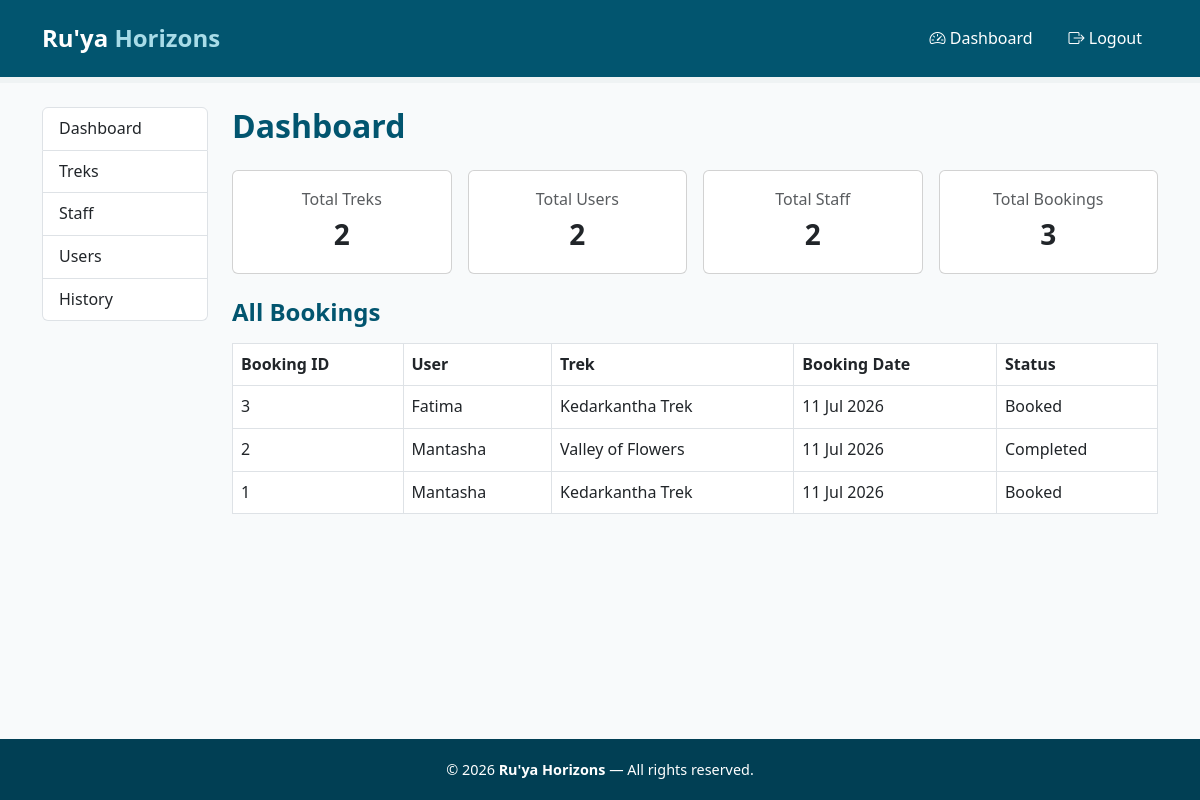
The app's page /admin/dashboard (signed in) with its own data.
### models.py (models this page shows)
class Booking(db.Model):
    __tablename__ = 'booking'
    id = db.Column(db.Integer, primary_key=True)
    user_id = db.Column(db.Integer, db.ForeignKey('user.id'), nullable=False)
    trek_id = db.Column(db.Integer, db.ForeignKey('trek.id'), nullable=False)
    booking_date = db.Column(db.DateTime, default=datetime.utcnow)
    status = db.Column(db.String(50), default='Booked') # booked, cancelled, completed
    payment_status = db.Column(db.String(50), default='Pending') # pending, completed, failed

class User(db.Model, UserMixin):
    __tablename__ = 'user'
    id = db.Column(db.Integer, primary_key=True)
    username = db.Column(db.String(150), unique=True, nullable=False)
    email = db.Column(db.String(150), unique=True, nullable=False)
    password = db.Column(db.String(256), nullable=False)
    role = db.Column(db.String(50), nullable=False, default='trekker')  # 'admin' or 'user' or 'trek_staff'
    is_active = db.Column(db.Boolean, default=True) # active or inactive
    created_at = db.Column(db.DateTime, default=datetime.utcnow)
    bookings = db.relationship('Booking', backref='user', lazy=True)

class Trek(db.Model):
    __tablename__ = 'trek'
    id = db.Column(db.Integer, primary_key=True)
    name = db.Column(db.String(150), nullable=False)
    location = db.Column(db.String(150), nullable=False)
    difficulty = db.Column(db.String(50), nullable=False)
    duration = db.Column(db.Integer, nullable=False)
    total_slots = db.Column(db.Integer, nullable=False)
    available_slots = db.Column(db.Integer, nullable=False)
    status = db.Column(db.String(50), default='Pending') # pending, approved, open, closed, completed
    start_date = db.Column(db.Date, nullable=False)
    end_date = db.Column(db.Date, nullable=False)
    description = db.Column(db.Text, nullable=False)
    price = db.Column(db.Float, nullable=False)
    assigned_staff_id = db.Column(db.Integer, db.ForeignKey('staff.id'), nullable=True)
    bookings = db.relationship('Booking', backref='trek', lazy=True)

### app.py (the view)
@app.route('/admin/dashboard')
@login_required
def admin_dashboard():
    if current_user.role != 'admin':
        return "Access denied: Admins only", 403
    total_treks = Trek.query.count()
    total_users = User.query.filter_by(role='trekker').count()
    total_staff = Staff.query.count()
    total_bookings = Booking.query.count()
    all_bookings = Booking.query.order_by(Booking.booking_date.desc()).all()
    return render_template('admin_dashboard.html',
                            total_treks=total_treks,
                            total_users=total_users,
                            total_staff=total_staff,
                            total_bookings=total_bookings,
                            all_bookings=all_bookings)

### app.py (called while the page is built)
@login_manager.user_loader
def load_user(user_id):
    return User.query.get(int(user_id))

### templates/admin_dashboard.html (shortened to what this page needs)
{% extends "base.html" %}
{% block content %}
<div class="container my-4">
    <div class="row">
        {% include "admin_sidebar.html" %}
        <div class="col-md-9 col-lg-10">
            <h2 class="page-heading mb-4">Dashboard</h2>
            <div class="row g-3 mb-4">
                <div class="col-sm-6 col-lg-3">
                    <div class="card text-center p-3">
                        <div class="text-muted">Total Treks</div>
                        <div class="fs-3 fw-bold">{{ total_treks }}</div>
                    </div>
                </div>
                <div class="col-sm-6 col-lg-3">
                    <div class="card text-center p-3">
                        <div class="text-muted">Total Users</div>
                        <div class="fs-3 fw-bold">{{ total_users }}</div>
                    </div>
                </div>
                <div class="col-sm-6 col-lg-3">
                    <div class="card text-center p-3">
                        <div class="text-muted">Total Staff</div>
                        <div class="fs-3 fw-bold">{{ total_staff }}</div>
                    </div>
                </div>
                <div class="col-sm-6 col-lg-3">
                    <div class="card text-center p-3">
                        <div class="text-muted">Total Bookings</div>
                        <div class="fs-3 fw-bold">{{ total_bookings }}</div>
                    </div>
                </div>
            </div>
            <h4 class="page-heading mb-3">All Bookings</h4>
            <table class="table table-bordered table-hover">
                <thead>
                    <tr>
                        <th>Booking ID</th>
                        <th>User</th>
                        <th>Trek</th>
                        <th>Booking Date</th>
                        <th>Status</th>
                    </tr>
                </thead>
                <tbody>
                    {% for booking in all_bookings %}
                    <tr>
                        <td>{{ booking.id }}</td>
                        <td>{{ booking.user.username }}</td>
                        <td>{{ booking.trek.name }}</td>
                        <td>{{ booking.booking_date.strftime('%d %b %Y') }}</td>
                        <td>{{ booking.status }}</td>
                    </tr>
                    {% else %}
                    <tr><td colspan="5" class="text-center text-muted">No bookings yet.</td></tr>
                    {% endfor %}
                </tbody>
            </table>
        </div>
    </div>
</div>
{% endblock %}

### static/style.css (style rules this page uses)
* { margin: 0; padding: 0; box-sizing: border-box; }
body { font-family: 'Segoe UI', Tahoma, Geneva, Verdana, sans-serif; color: #02556f; background-color: #f8fafb; line-height: 1.6; }
.page-heading { color: #02556f; font-weight: 700; }

### records on screen
Booking: id "3", user.username "Fatima", trek.name "Kedarkantha Trek", booking_date "11 Jul 2026", status "Booked"
Booking: id "2", user.username "Mantasha", trek.name "Valley of Flowers", booking_date "11 Jul 2026", status "Completed"
Booking: id "1", user.username "Mantasha", trek.name "Kedarkantha Trek", booking_date "11 Jul 2026", status "Booked"

### other values on screen
{{ total_treks }} "2"
{{ total_users }} "2"
{{ total_staff }} "2"
{{ total_bookings }} "3"
